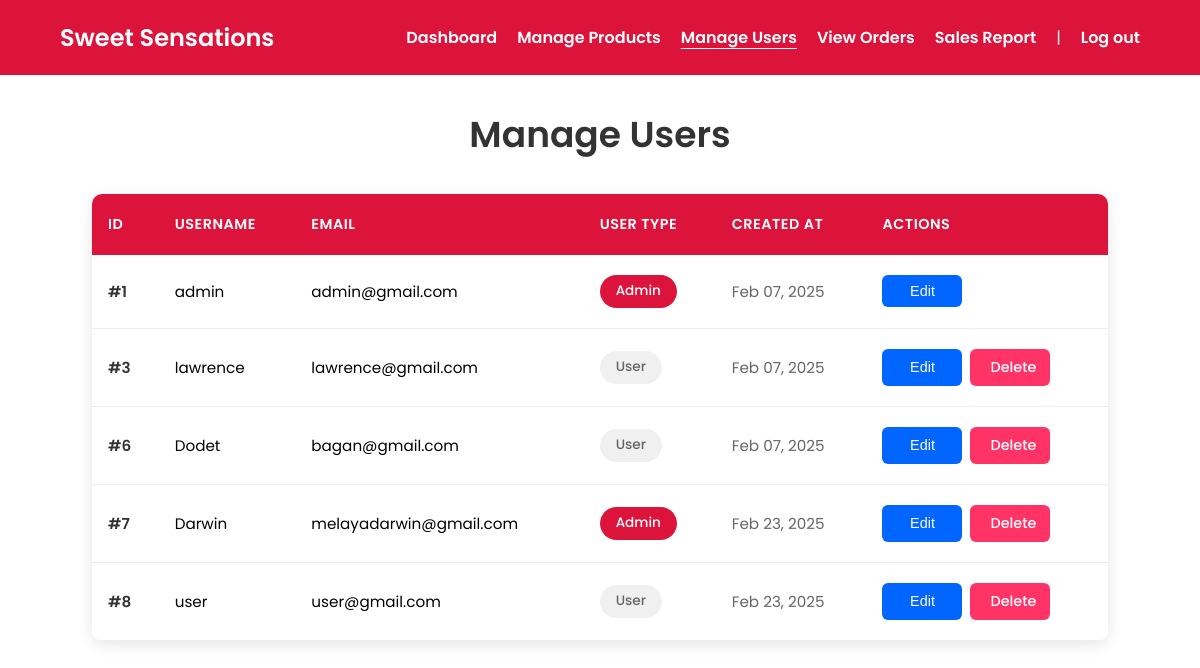
The app's page /pages/manage_users.php (signed in) with its own data.
### tables this page shows
CREATE TABLE `users` (
  `id` int(11) NOT NULL,
  `username` varchar(50) NOT NULL,
  `email` varchar(100) NOT NULL,
  `password` varchar(255) NOT NULL,
  `user_type` enum('admin','user') DEFAULT 'user',
  `created_at` timestamp NOT NULL DEFAULT current_timestamp()
);

### pages/manage_users.php (the view, shortened to what this page needs)
<?php
require_once '../includes/db_connection.php';
$sql = "SELECT id, username, email, user_type, created_at FROM users";
$result = $conn->query($sql);
$users = $result->fetch_all(MYSQLI_ASSOC);
?>
<!DOCTYPE html>
<html lang="en">
<head>
    <link rel="stylesheet" href="../assets/css/style.css">
</head>
<body>
    <?php include '../components/admin_header.php'; ?>
    <div class="container">
        <h1>Manage Users</h1>
        <table class="user-table">
            <thead>
                <tr>
                    <th>ID</th>
                    <th>Username</th>
                    <th>Email</th>
                    <th>User Type</th>
                    <th>Created At</th>
                    <th>Actions</th>
                </tr>
            </thead>
            <tbody>
                <?php foreach ($users as $user): ?>
                    <tr>
                        <td class="id-column">#<?php echo htmlspecialchars($user['id']); ?></td>
                        <td><?php echo htmlspecialchars($user['username']); ?></td>
                        <td><?php echo htmlspecialchars($user['email']); ?></td>
                        <td>
                            <span class="user-type <?php echo strtolower($user['user_type']); ?>">
                                <?php echo htmlspecialchars($user['user_type']); ?>
                            </span>
                        </td>
                        <td class="date-cell">
                            <?php echo date('M d, Y', strtotime($user['created_at'])); ?>
                        </td>
                        <td>
                            <div class="actions-cell">
                                <button onclick="openEditModal(<?php echo htmlspecialchars(json_encode($user)); ?>)"
                                    class="btn btn-edit">Edit</button>
                                <?php if ($user['id'] !== $_SESSION['user_id']): ?>
                                    <a href="delete_user.php?id=<?php echo $user['id']; ?>"
                                        class="btn btn-delete"
                                        onclick="return confirm('Are you sure you want to delete this user?')">Delete</a>
                                <?php endif; ?>
                            </div>
                        </td>
                    </tr>
                <?php endforeach; ?>
            </tbody>
        </table>
    </div>
</body>
</html>

### assets/css/style.css (style rules this page uses)
* { margin: 0; padding: 0; box-sizing: border-box; }
body { font-family: "Poppins", sans-serif; }
.container { width: 90%; margin: 0 auto; }
button { width: 100%; padding: 10px; background-color: #DC143C; color: #fff; border: none; border-radius: 4px; cursor: pointer; font-size: 16px; }

### pages/manage_users.php (style rules this page uses)
.container { max-width: 1200px; margin: 2rem auto; padding: 0 2rem; }
.user-table { width: 100%; border-collapse: separate; border-spacing: 0; background: #fff; border-radius: 10px; overflow: hidden; box-shadow: 0 4px 15px rgba(0, 0, 0, 0.1); margin-top: 2rem; }
.user-table thead { background-color: #DC143C; }
.user-table th { padding: 1.25rem 1rem; text-align: left; font-weight: 600; color: white; text-transform: uppercase; font-size: 0.9rem; letter-spacing: 0.5px; }
.user-table td { padding: 1.25rem 1rem; border-bottom: 1px solid #eee; font-size: 0.95rem; }
.user-type { padding: 0.4rem 1rem; border-radius: 25px; font-size: 0.85rem; font-weight: 500; text-transform: capitalize; display: inline-block; }
.user-type.admin { background-color: #DC143C; color: white; }
.user-type.user { background-color: #f0f0f0; color: #666; }
.btn { padding: 0.5rem 1.25rem; border-radius: 6px; font-weight: 500; text-decoration: none; display: inline-block; border: none; cursor: pointer; transition: all 0.2s ease; font-size: 0.9rem; width: 80px; text-align: center; }
.actions-cell { display: flex; justify-content: flex-start; gap: 0.5rem; }
.btn-edit { background-color: #0066ff; color: white; }
.btn-delete { background-color: #ff3366; color: white; }
h1 { color: #333; font-size: 2.25rem; margin-bottom: 2rem; text-align: center; font-weight: 600; }
.date-cell { color: #666; font-size: 0.9rem; }
.id-column { font-weight: 600; color: #333; }

### records on screen
users: id "1", username "admin", email "admin@gmail.com", user_type "Admin", created_at "Feb 07, 2025"
users: id "3", username "lawrence", email "lawrence@gmail.com", user_type "User", created_at "Feb 07, 2025"
users: id "6", username "Dodet", email "bagan@gmail.com", user_type "User", created_at "Feb 07, 2025"
users: id "7", username "Darwin", email "melayadarwin@gmail.com", user_type "Admin", created_at "Feb 23, 2025"
users: id "8", username "user", email "user@gmail.com", user_type "User", created_at "Feb 23, 2025"
